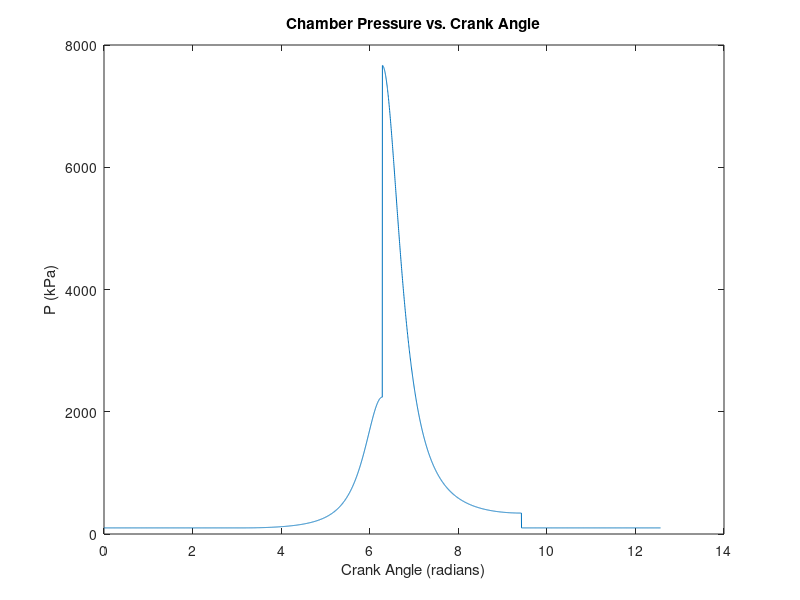
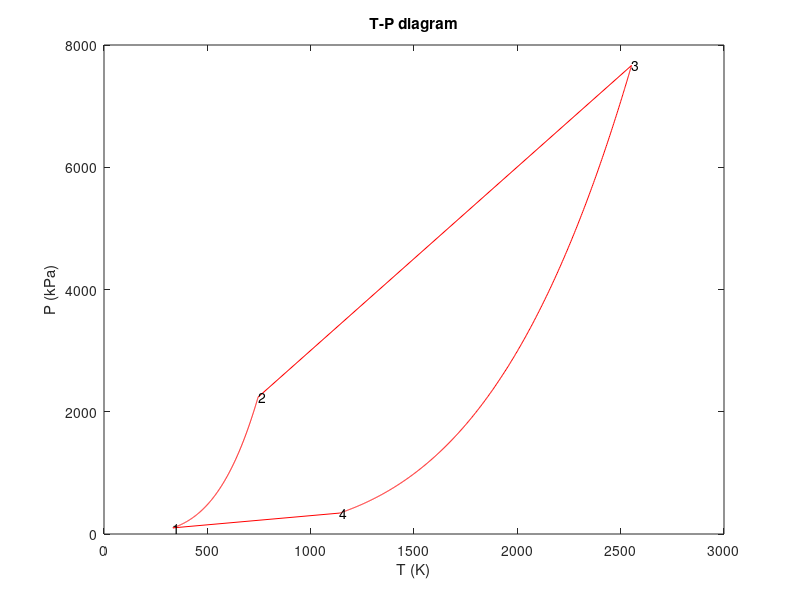
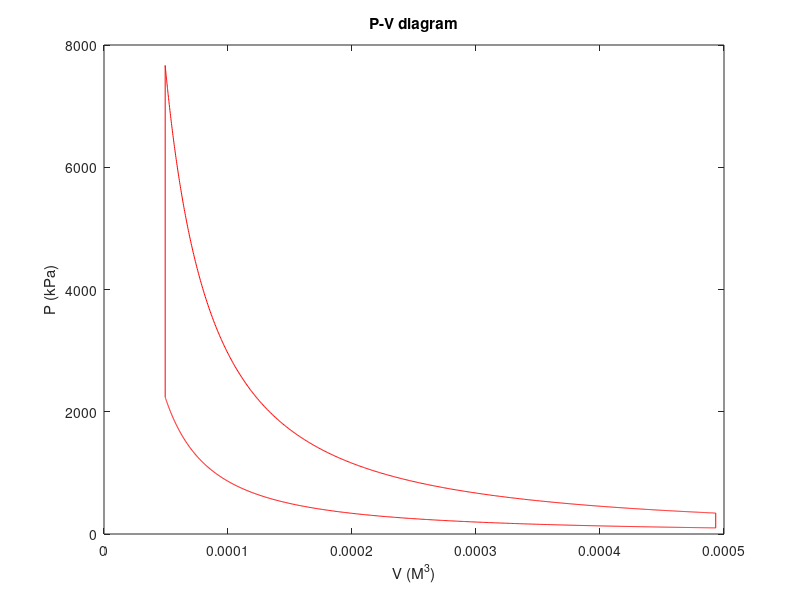
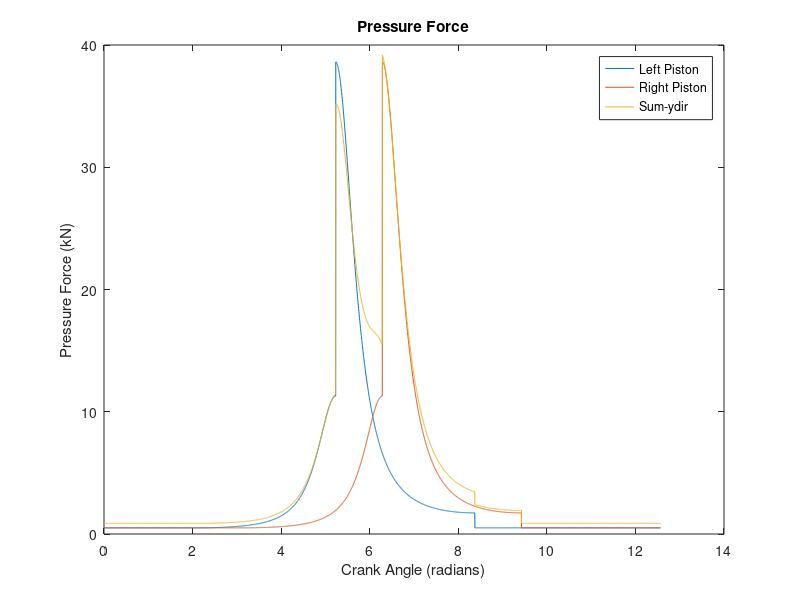

Recreate these plots in MATLAB, in order. (Note: this script raises an error after producing the figures.)
%% CONSTANTS

clear all
close all
D = 1776;  %Specified displacement, cc 
N = 4;      %Number of cylinders
r_c = 10;     %Compression ratio
r_s = 1.1;     %S/B stroke to bore ratio 
lambda = .25;    %r/L - .25 to 1/6 typically
R = .287;        %Gas constant, air, kJ/kg*K
k = 1.35;        %Cp/Cv, used in book, average of values at low and high temps
step = .001*pi;    %num iterations = theta*stepsize

%% GEOMETRY
Vd = D * 10^-6/N;     %V displaced, m^3
Vc = Vd/(r_c - 1);    %V clearance, m^3
V1 = Vd + Vc;          %m^3
B = (4*Vd/(pi*r_s))^(1/3);  %Bore diameter, m
S = r_s * B;    %Stroke length, m
r = S/2;        %Crank diameter, m
L = r/lambda;   %Conn rod length

%% INTAKE - constant pressure, temp
T1 = 333;    %starting temperature, book says it's about 30 C above room temp, deg K
P1 = 100;    %starting pressure, kPa
V1 = Vd + Vc;   %m^3
Mm = P1.*V1/(R.*T1);  %Total mass in chamber, kg
theta_suck = [0:step:pi];
P_1(1:length(theta_suck)) = P1;

%% COMPRESSION - isentropic
T2(1) = T1;
P2(1) = P1;
V2(1) = Vc+Vd; %m^3
theta_squeeze = [pi+step:step:2*pi];
r = S/2;
for i = 2:length(theta_squeeze)
V2(i) = Vc + pi*B^2/4*(r*(1-cos(theta_squeeze(i))) + lambda/2*r*sin(theta_squeeze(i))^2);
T2(i) = T2(i-1)*(V2(i-1)/V2(i))^(k-1);       %deg K
P2(i) = P2(i-1)*(V2(i-1)/V2(i))^k;           %kPa
end

T_2 = T2;   %save temp, pressure, volume arrays
P_2 = P2;
V_2 = V2;

P2 = P2(length(theta_squeeze));
T2 = T2(length(theta_squeeze));
V2 = V2(length(theta_squeeze));

%% COMBUSTION - constant volume
T3 = 2552.47; %K - %From CEA
P3 = P2.*(T3./T2); 
V3 = Vc;
 
%% EXPANSION - isentropic
T4(1) = T3;
P4(1) = P3;
V4(1) = Vc;
theta_bang = [2*pi+step:step:3*pi];
for i = 2:length(theta_bang)
V4(i) = Vc + pi*B^2/4*(r*(1-cos(theta_bang(i))) + lambda/2*r*sin(theta_bang(i))^2);
T4(i) = T4(i-1)*(V4(i-1)/V4(i))^(k-1);       %deg K
P4(i) = P4(i-1)*(V4(i-1)/V4(i))^k;           %kPa
end

T_4 = T4;   %save temp, pressure, volume arrays
P_4 = P4;
V_4 = V4;
T4 = T4(length(theta_bang));
P4 = P4(length(theta_bang));
V4 = V4(length(theta_bang));


W34 = Mm* R * (T4 - T3)/(1-k); %kJ
W12 = Mm* R * (T2 - T1)/(1-k); %kJ

Wout = W34+W12;

%% BLOW - exhaust stroke
theta_blow = [3*pi+step:step:4*pi];
P_5(1:length(theta_blow)) = P1;


%% Plot pressure as a function of crank angle
figure
theta = [theta_suck theta_squeeze theta_bang theta_blow];
P_theta = [P_1 P_2 P_4 P_5];
plot(theta, P_theta)
xlabel('Crank Angle (radians)')
ylabel('P (kPa)')
title('Chamber Pressure vs. Crank Angle')


%% Plot T-P Diagram
figure
T_values = [T1,T_2,T3,T_4,T1];
P_values = [P1,P_2,P3,P_4,P1];
plot(T_values, P_values, 'r')
txt1 = '1';
txt2 = '2';
txt3 = '3';
txt4 = '4';
text(T1,P1,txt1)
text(T2,P2,txt2)
text(T3,P3,txt3)
text(T4,P4,txt4)
xlabel('T (K)')
ylabel('P (kPa)')
title('T-P diagram')

%% Plot P-V Diagram
figure
V_values = [V1,V_2,V3,V_4,V1];
P_values = [P1,P_2,P3,P_4,P1];
plot(V_values, P_values, 'r')
txt1 = '1';
txt2 = '2';
txt3 = '3';
txt4 = '4';
text(T1,P1,txt1)
text(T2,P2,txt2)
text(T3,P3,txt3)
text(T4,P4,txt4)
xlabel('V (M^3)')
ylabel('P (kPa)')
title('P-V diagram')

%% Create state table
fprintf('\nState Table\n') 
fprintf('State\tP (kPa)\tV(m^3)\tT(K)\n')
fprintf('1\t%.3f\t%f\t%.3f\n', P1, V1, T1)
fprintf('2\t%.3f\t%f\t%.3f\n', P2, V2, T2)
fprintf('3\t%.3f\t%f\t%.3f *FROM CEA\n', P3, V3, T3)
fprintf('4\t%.3f\t%f\t%.3f\n', P4, V4, T4)

%% Create power output table
fprintf('\n\nWork Output Values\n')
fprintf('RPM\tHP\tMeanPS\tMaxPS\n')
RPM = 5000;
HP = (Wout*RPM/60)/2*N*1.34102;
MeanPS = 2*S*RPM/60;
MaxPS = pi*S*RPM/60;
fprintf('%f\t%f\t%f\t%f\n', RPM, HP, MeanPS, MaxPS)

RPM = 8000;
HP = (Wout*RPM/60)/2*N*1.34102;
MeanPS = 2*S*RPM/60;
MaxPS = pi*S*RPM/60;
fprintf('%f\t%f\t%f\t%f\n\n', RPM, HP, MeanPS, MaxPS)

%% PRESSURE FORCES (X&Y) AS A FUNCTION OF THETA
beta = pi/3;
P_R = P_theta;                          %kPa, Pressure from right cylinder as a function of theta
l = length(P_R);                        %Length of all arrays in this section                   
A = pi*B^2/4;                           %m^2, Bore area
Fpress_max = P3*A;                      %kN, max pressure force, one piston, just cuz it's cool to have

beta_i = 1;                             %Find index of beta in theta array
while theta(beta_i) <= beta
    beta_i = beta_i+1;
end
               
for i = 1:l-beta_i               %kPa, Build P_L array as a function of theta minus beta
    P_L(i) = P_R(beta_i+i);      %Assign everything P_R(1:beta_i) as P_L(l-beta_i:l)
end
for i = (l-beta_i+1):l
    P_L(i) = P_R(l+1-i);
end

for i = 1:l
    F_pressx(i) = A*sin(beta/2)*(P_L(i) - P_R(i));  %kN, Total pressure (L+R) force projected in X dir
    F_pressy(i) = A*cos(beta/2)*(P_L(i) + P_R(i));  %kN, Total Pressure (L+R) force projected in Y dir
    F_pressLx(i) = A*sin(beta/2)*P_L(i);
    F_pressLy(i) = A*cos(beta/2)*P_L(i);
    F_pressRx(i) = A*sin(beta/2)*(- P_R(i));
    F_pressRy(i) = A*cos(beta/2)* P_R(i);
    F_pressL(i) = P_L(i)*A;                         %kN, Pressure from left piston, (dir of piston)
    F_pressR(i) = P_R(i)*A;                         %kN, Pressure from right piston, (dir of piston)
end

figure
plot(theta,F_pressL)
hold on
plot(theta, F_pressR)
plot(theta, F_pressy)
title('Pressure Force')
xlabel('Crank Angle (radians)')
ylabel('Pressure Force (kN)')
legend('Left Piston', 'Right Piston', 'Sum-ydir')


%% RECIPROCATING FORCES (X&Y) AS A FUNCTION OF THETA
Mp = (0.42344+0.18358)/9.81*10^-3;            %kN, reciprocating weight component
Omega = 5000*2*pi/60;       %Radians/sec, angular velocity of crankshaft (N = RPM)    
Z = Mp*r*Omega^2;           
for i = 1:l
    % LEFT CYLINDER
    F_aL1(i) = Z*cos(theta(i)+beta);            %kN, Total Reciprocating force left piston, first order
    F_aL2(i) = Z*lambda*cos(2*(theta(i)+beta)); %kN, Total Reciprocating force left piston, second order
    F_aL1y(i) = cos(beta/2)*F_aL1(i);           %kN, Total Reciprocating force left piston, first order, projected in Y dir
    F_aL1x(i) = -sin(beta/2)*F_aL1(i);           %kN, Total Reciprocating force left piston, first order, projected in Y dir
    F_aL(i) = F_aL1(i)+F_aL2(i);                %kN, Total Reciprocating force first + second order from left piston, (in dir of piston)
    F_aLx(i) = Z*sin(beta)*F_aL(i);
    F_aLy(i) = Z*cos(beta)*F_aL(i);
   
    
    % RIGHT CYLINDER
    F_aR1(i) = Z*cos(theta(i));   
    F_aR2(i) = Z*lambda*cos(2*theta(i));   
    F_aR1y(i) = cos(beta/2)*F_aR1(i);           %kN, Total Reciprocating force left piston, first order, projected in Y dir
    F_aR1x(i) = sin(beta/2)*F_aR1(i);           %kN, Total Reciprocating force left piston, first order, projected in Y dir
    F_aR(i) = F_aR1(i)+F_aR2(i);                %kN, Total Reciprocating force from right piston, (in dir of piston)
    F_aRx(i) = Z*sin(beta)*F_aR(i);
    F_aRy(i) = Z*cos(beta)*F_aR(i);
    
    % SUM X & Y
    F_ax(i) = F_aRx(i) + F_aLx(i);              %kN, Total reciprocating (L+R) force projected in X dir
    F_ay(i) = F_aRy(i) + F_aLy(i);              %kN, Total reciprocating (L+R) force projected in Y dir
end
figure
plot(theta, F_aL1)
hold on
plot(theta, F_aL2)
plot(theta, F_aL)
xlabel('Crank Angle (radians)')
ylabel('Reciprocating Force (kN)')
legend('First Order-left piston', 'Second Order-left piston', 'Sum-left piston')
title('Reciprocating Forces from LEFT Piston - One Throw')

figure
plot(theta, F_aL)
hold on
plot(theta, F_aR)
plot(theta, (F_ay.^2 + F_ax.^2).^(1/2))
xlabel('Crank Angle (radians)')
legend('Sum-left piston', 'Sum-right piston', 'Resultant from both Cylinders')
ylabel('Reciprocating Force (kN)')
title('Resultant Reciprocating Force from both Cylinders - One Throw')

figure
plot(theta, ((F_aL1y+F_aR1y).^2+(F_aL1x+F_aR1x).^2).^0.5)
title('USEFUL')



%% CENTRIPETAL FORCES (X&Y) AS A FUNCTION OF THETA
Mc = (0.815221+0.27216)/9.81*10^-3;                %kN, rotating weight component, for just one throw (1/2crankshaft+Mrot of connecting rod)
Z = Mc*r*Omega^2;
for i = 1:l
    F_cx(i) = Z*sin(beta/2 - theta(i));
    F_cy(i) = Z*cos(beta/2 - theta(i));
    F_c(i) = Z;
end


figure
plot(theta, F_cx)
hold on
plot(theta, F_cy)
plot(theta, F_c)
legend('Centripetal-x', 'Centripetal-y', 'Centripetal-resultant')
xlabel('Crank Angle (radians)')
ylabel('Centripetal Force (kN)')
title('Centripetal Force in Y-dir')

%% COUNTERWEIGHTS

F_cw = 0.4;
for i = 1:l
   %F_nety(i) = F_aR1y(i)+F_aL1y(i)+) - F_cw*cos(theta(i) + beta/2);  %N, counterweight mass * radial location of CG of counterweight
   %F_cw(i) = (F_aR1y(i)+F_aL1y(i)+F_cy(i))*cos(theta(i) + beta/2)/Omega^2;
   %F_cw2(i) = -(F_aR1(i)*cos(theta(i))+F_aL1(i)*cos(theta(i)+beta));
end


figure
% plot(theta, F_cwy)
% hold on
% plot(theta, F_aR1y)
% plot(theta, F_aL1y)
plot(theta,F_nety)
%plot(theta,F_cw2) 
title('AAAHHHHHH')



% %% PLOT X FORCES
% F_x = F_pressx + F_ax + F_cx;
% 
% figure
% plot(theta, F_pressx)
% hold on
% plot(theta, F_ax)
% plot(theta, F_cx)
% plot(theta, F_x)
% legend('Pressure-x', 'Reciprocating-x', 'Centripetal-x', 'Sum-x')
% [F_xmax, Ix] = max(F_x);
% xlabel('Crank Angle (radians)')
% ylabel('Forces in X-dir (kN)')
% title('Total X-dir Forces')
% 
% 
% 
% %% PLOT Y FORCES
% F_y = F_pressy + F_ay + F_cy;
% 
% figure
% plot(theta, F_pressy)
% hold on
% plot(theta, F_ay)
% plot(theta, F_cy)
% plot(theta, F_y)
% [F_ymax, Iy] = max(F_y);
% legend('Pressure-y', 'Reciprocating-y', 'Centripetal-y', 'Sum-y')
% xlabel('Crank Angle (radians)')
% ylabel('Forces in Y-dir (kN)')
% title('Total Y-dir Forces')
% 
% %% FORCES ON CRANKPIN
% for i = 1:l
%     F_crankpin(i) = (F_y(i)^2+F_x(i)^2)^(1/2);
% end
% figure
% plot(theta, F_crankpin)
% 
% [F_crankpinmax, Icrankpinmax] = max(F_crankpin);
% F_crankpinmax
% %theta(Icrankpinmax)
% 
% %% FORCES ON CONNECTING ROD
% sinPhiPlusHalfBeta = R/L*sin(theta)*cos(beta/2)+sqrt(1-(R/L).^2*sin(theta).^2)*sin(beta/2);
% cosPhiPlusHalfBeta = sqrt(1-(R/L).^2*sin(theta).^2)*cos(beta/2)-R/L*sin(theta)*sin(beta/2);
% for i =1 : l
%     Fy_ConRod(i) = (F_aLx(i)+F_aLx(i))*sinPhiPlusHalfBeta(i) + (F_aLy(i)+F_aLy(i))*cosPhiPlusHalfBeta(i) - (F_aRy(i)+F_pressRy(i)-F_cy(i))*cosPhiPlusHalfBeta(i) + (F_cy(i)-F_aRx(i)-F_pressRx(i))*sinPhiPlusHalfBeta(i);
% end
% figure
% plot(theta,Fy_ConRod)
% title('Force on Connecting Rod')
% [Fy_ConRodmax, IConRodmax] = max(Fy_ConRod);
% Fy_ConRodmax
% 
% 
% 
% %% FORCES ON LEFT PISTON PIN
% for i = 1:l
%     F_piston(i) = F_aL(i) + F_pressL(i) + cos(pi/2-beta/2)*(F_cx(i) - sin(beta/2)*(F_aR(i)+F_pressR(i))) + cos(beta/2)*(cos(beta/2)*(F_aR(i)+F_pressR(i))-F_cy(i));
% end
% figure
% plot(theta, F_piston)
% xlabel('Crank Angle (radians)')
% ylabel('Piston Force (kN)')
% title('Sum of all Forces Acting on Left Piston Pin')
% [F_pistonmax, Ipistonmax] = max(F_piston);
% F_pistonmax
% Theta_leftpistonmax = theta(Ipistonmax)         
% 
% 
% 
% 
%     